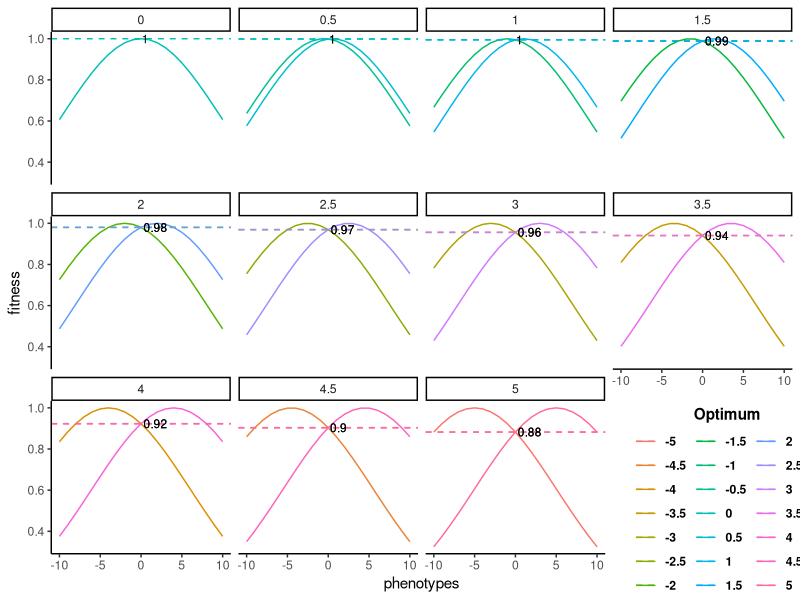
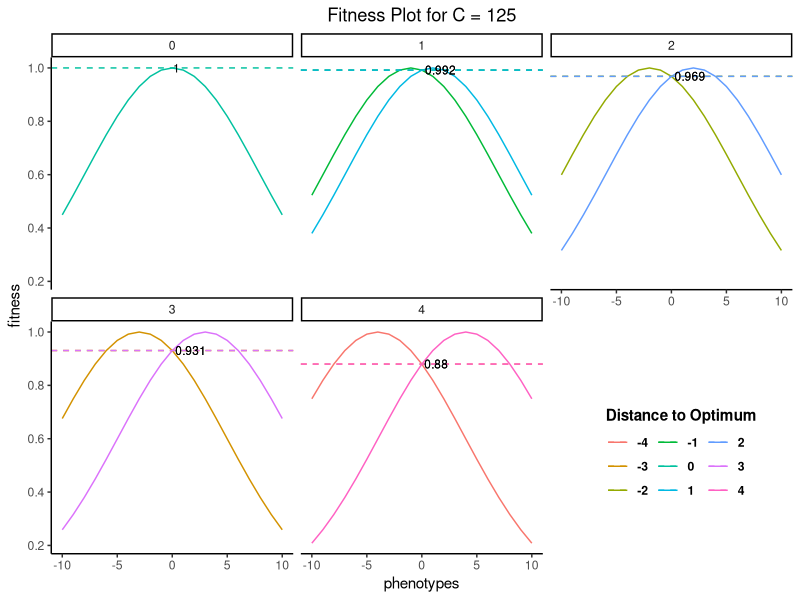
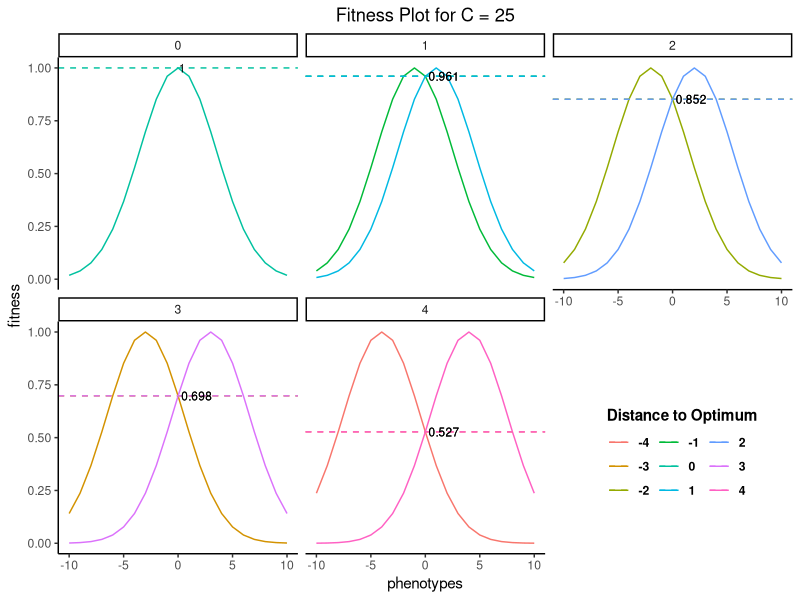
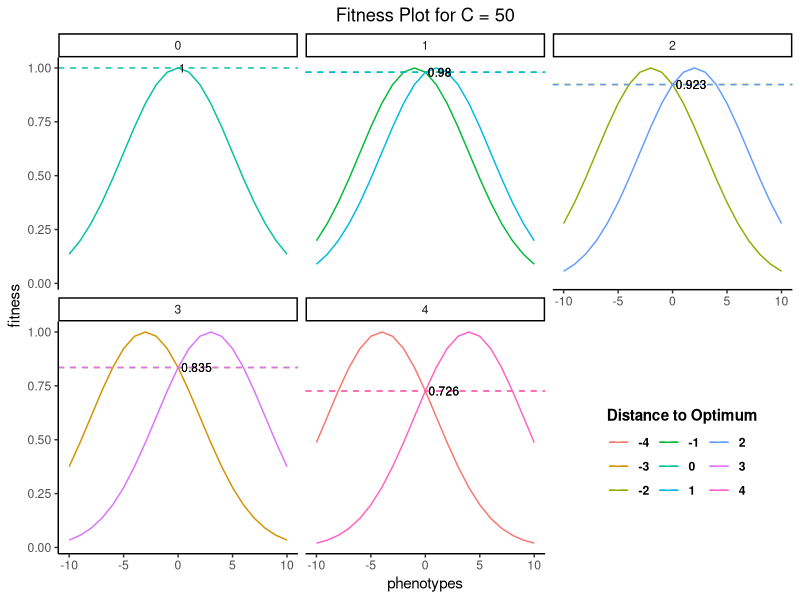
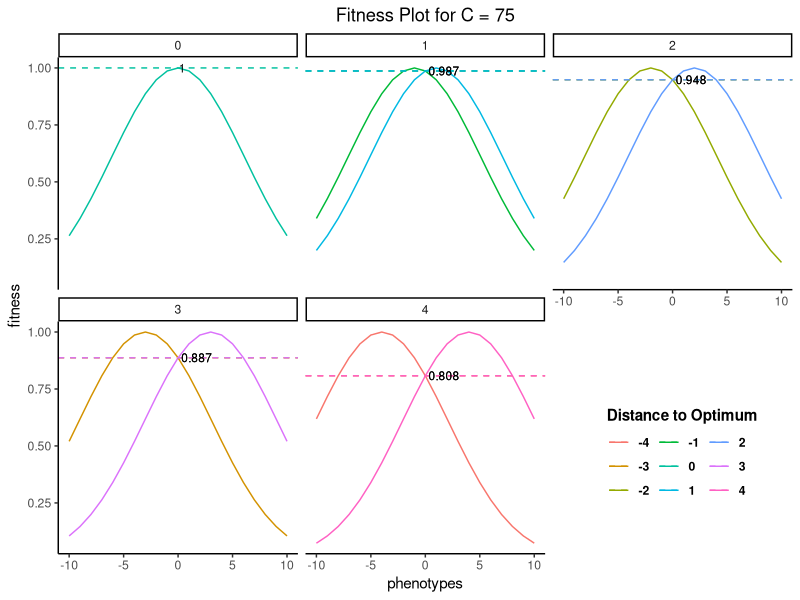
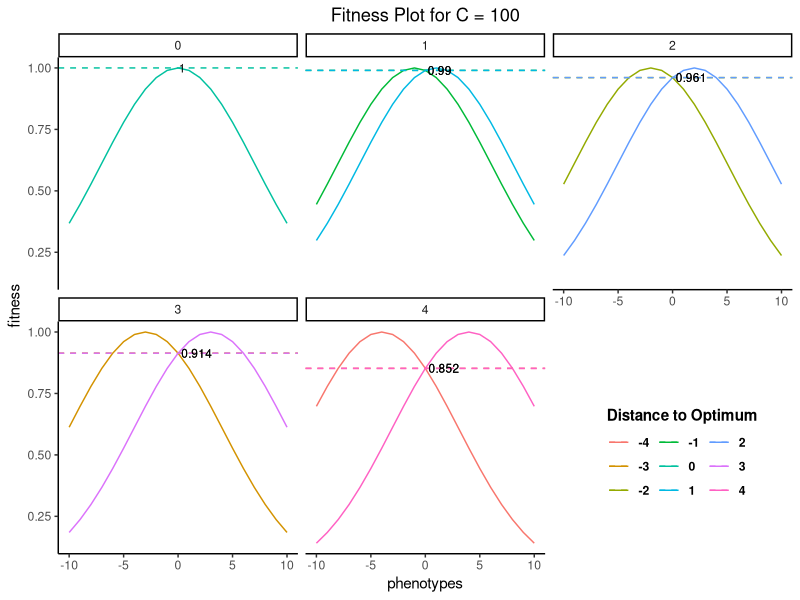
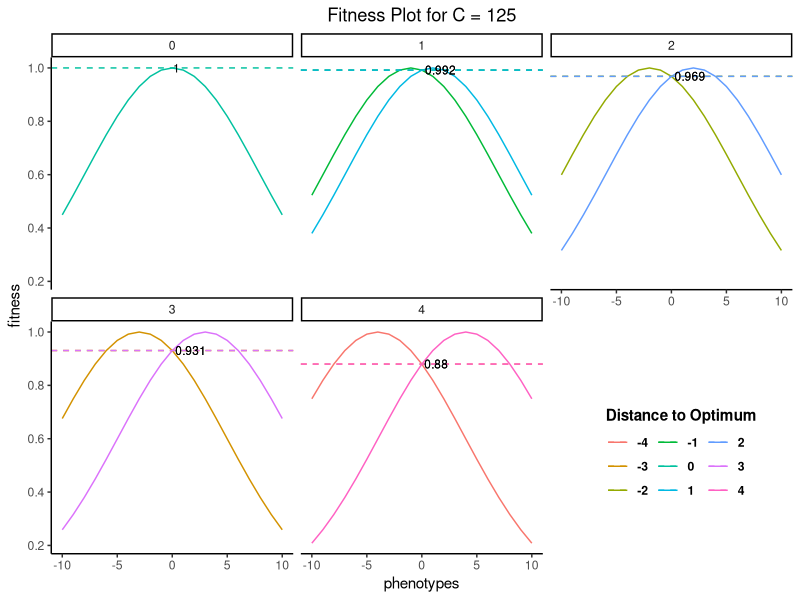
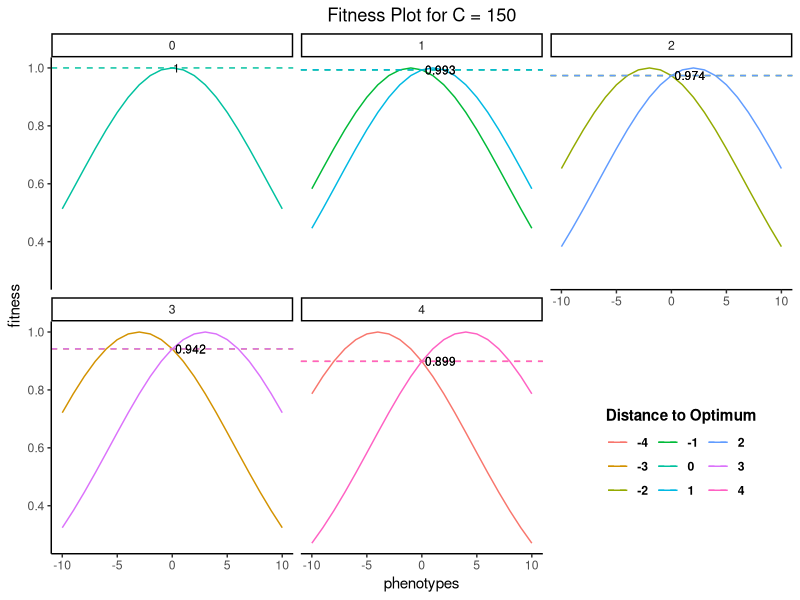

These figures' R source, in order:
## ---- chunk 1
library(tidyverse)

# Setting up phenotypes and possible optimum values

phenotypes <- seq(-10, 10, by = 1)
optimum <- seq(-5, 5, by = 0.5)

## Used fitness function

fitfx <- function(p, o){
  w = exp(-(1/200)*(p-o)^2)
  return(w)
}

#data

dfw <- crossing(phenotypes, optimum) %>% 
  mutate(fitness = fitfx(phenotypes, optimum))

## ---- chunk 2

# Adding a colum of fitness when phenotype is zero

dfw <- dfw %>%
  group_by(optimum) %>%
  mutate(y_at_x0 = fitfx(0, optimum),
         y_at_optimum = fitfx(optimum, optimum))

## ---- chunk 3
ggplot()+
  geom_line(data = dfw, 
            aes(x = phenotypes, y = fitness, color = factor(optimum)))+
  geom_hline(data = dfw, aes(yintercept = y_at_x0, color = factor(optimum)), linetype = "dashed")+
  geom_text(data = dfw %>% filter(phenotypes == 0), 
            aes(x = 0, y = y_at_x0, label = round(y_at_x0, 2)), 
            hjust = -0.1, vjust = 0.5, size = 3)+
  facet_wrap(~abs(optimum), ncol = 4)+
  theme_classic()+
  theme(legend.position = c(0.9, 0.1),
        legend.box = "square", 
        legend.title = element_text(face = "bold"),
        legend.text = element_text(face = "bold")) + 
  guides(color = guide_legend(ncol = 3, title = '               Optimum'))
## ---- chunk 4
library(tidyverse)

# Setting up phenotypes and possible optimum values
phenotypes <- seq(-10, 10, by = 1)
optimum <- seq(-4, 4, by = 1)
C_values <- seq(25, 200, by = 25)

# Function to plot fitness for a given C value
plot_fitness <- function(C) {
  fitfx <- function(p, o){
    w = exp(-(1/C)*(p-o)^2)
    return(w)
  }

  dfw <- crossing(phenotypes, optimum) %>% 
    mutate(fitness = fitfx(phenotypes, optimum))

  dfw <- dfw %>%
    group_by(optimum) %>%
    mutate(y_at_x0 = fitfx(0, optimum),
           y_at_optimum = fitfx(optimum, optimum))

  p <- ggplot() +
  geom_line(data = dfw, 
            aes(x = phenotypes, y = fitness, color = factor(optimum))) +
  geom_hline(data = dfw, aes(yintercept = y_at_x0, color = factor(optimum)), linetype = "dashed") +
  geom_text(data = dfw %>% filter(phenotypes == 0), 
            aes(x = 0, y = y_at_x0, label = round(y_at_x0, 3)), 
            hjust = -0.1, vjust = 0.5, size = 3) +
  facet_wrap(~abs(optimum), ncol = 3) +
  theme_classic() +
  theme(legend.position = c(0.85, 0.2),
        legend.box = "square", 
        legend.title = element_text(face = "bold"),
        legend.text = element_text(face = "bold"),
        plot.title = element_text(hjust = 0.5)) +  # Center the title
  guides(color = guide_legend(ncol = 3, title = 'Distance to Optimum')) +
  ggtitle(paste("Fitness Plot for C =", C))

  
  return(p)
}

# Generate and save plots for each C value
plots <- lapply(C_values, plot_fitness)

# Display the plots (optional, only shows the last plot)
print(plots[[5]])  # Replace with other indices to see different plots

## ---- chunk 5
plots
